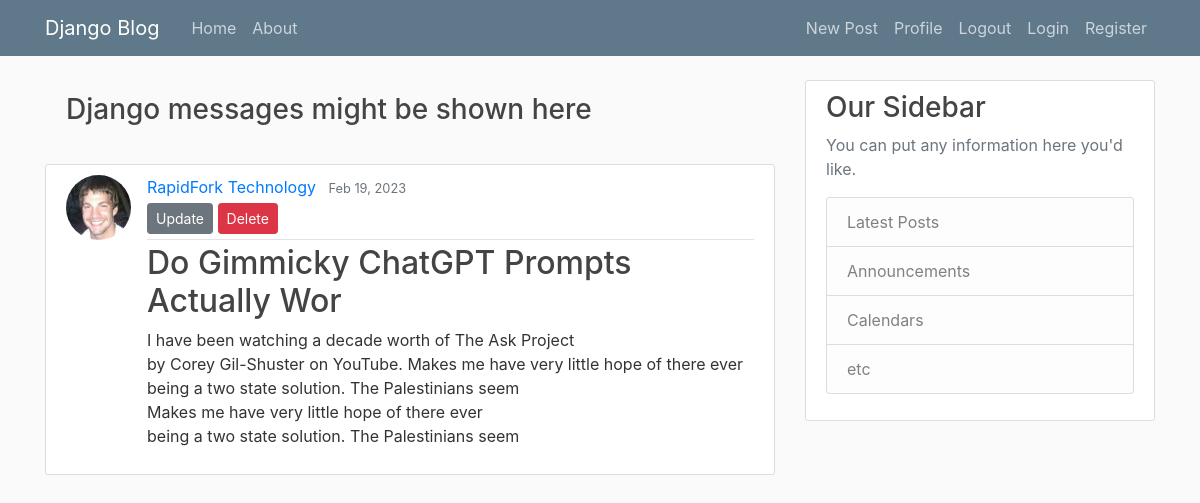
The page /postdetail/2 on the database its author committed.
### madaminov/models.py (models this page shows, shortened)
class BaseModel(models.Model):
    created_at = models.DateTimeField(auto_now_add=True)
    updated_at = models.DateTimeField(auto_now=True)
    class Meta:
        abstract = True

class Post(BaseModel):
    title = models.CharField(max_length=40)
    content = models.TextField(null=True)
    class Meta:
        verbose_name_plural = "Posts"
        verbose_name = 'Post'

### madaminov/views.py (the view)
# urls.py: path('postdetail/<int:pk>', PostDetailView.as_view(), name='post-detail-page'),
class PostDetailView(DetailView):
    model = Post
    template_name = "blog/post_detail.html"
    context_object_name = "post"

### templates/blog/post_detail.html (shortened to what this page needs)
{% load static %}
<!DOCTYPE html>
<html>
<head>
    <link rel="stylesheet" href="https://maxcdn.bootstrapcdn.com/bootstrap/4.0.0/css/bootstrap.min.css">
    <link rel="stylesheet" type="text/css" href="{% static 'assets/main.css' %}">
</head>
<body>
    <header class="site-header">
      <nav class="navbar navbar-expand-md navbar-dark bg-steel fixed-top">
        <div class="container">
          <a class="navbar-brand mr-4" href="{% url 'blog:home-page' %}">Django Blog</a>
          <div class="collapse navbar-collapse" id="navbarToggle">
            <div class="navbar-nav mr-auto">
              <a class="nav-item nav-link" href="{% url 'blog:home-page' %}">Home</a>
              <a class="nav-item nav-link" href="{% url 'blog:about-page' %}">About</a>
            </div>
            <div class="navbar-nav">
                <a class="nav-item nav-link" href="{% url 'blog:post-form-page' %}">New Post</a>
                <a class="nav-item nav-link" href="{% url 'blog:user-posts-page' %}">Profile</a>
                <a class="nav-item nav-link" href="{%  url 'blog:logout-page' %}">Logout</a>
                <a class="nav-item nav-link" href="{% url 'blog:login-page' %}">Login</a>
                <a class="nav-item nav-link" href="{% url 'blog:register-page' %}">Register</a>
            </div>
          </div>
        </div>
      </nav>
    </header>
    <main role="main" class="container">
      <div class="row">
        <div class="col-md-8">
              <div class="alert alert-{{ message.tags }}">
                <h3>Django messages might be shown here</h3>
              </div>
  <article class="media content-section">
    <img class="rounded-circle article-img" src="corey.jpeg">
    <div class="media-body">
      <div class="article-metadata">
        <a class="mr-2" href="{% url 'blog:user-posts-page' %}">RapidFork Technology</a>
        <small class="text-muted">Feb 19, 2023</small>
         <div>
            <a class="btn btn-secondary btn-sm mt-1 mb-1" href="{% url 'blog:post-confirm-delete-page' %}">Update</a>
            <a class="btn btn-danger btn-sm mt-1 mb-1" href="{% url 'blog:post-confirm-delete-page' %}">Delete</a>
          </div>
      </div>
      <h2 class="article-title">{{ post.title }}</h2>
      <p class="article-content">{{ post.content }}</p>
    </div>
  </article>
</div>
<div class="col-md-4">
  <div class="content-section">
    <h3>Our Sidebar</h3>
    <p class='text-muted'>You can put any information here you'd like.
      <ul class="list-group">
        <li class="list-group-item list-group-item-light">Latest Posts</li>
        <li class="list-group-item list-group-item-light">Announcements</li>
        <li class="list-group-item list-group-item-light">Calendars</li>
        <li class="list-group-item list-group-item-light">etc</li>
      </ul>
    </p>
  </div>
</div>
</div>
</main>
</body>
</html>

### madaminov/static/assets/main.css (style rules this page uses)
body { background: #fafafa; color: #333333; margin-top: 5rem; }
h1, h2, h3, h4, h5, h6 { color: #444444; }
ul { margin: 0; }
.bg-steel { background-color: #5f788a; }
.site-header .navbar-nav .nav-link { color: #cbd5db; }
.content-section { background: #ffffff; padding: 10px 20px; border: 1px solid #dddddd; border-radius: 3px; margin-bottom: 20px; }
.article-title { color: #444444; }
.article-content { white-space: pre-line; }
.article-img { height: 65px; width: 65px; margin-right: 16px; }
.article-metadata { padding-bottom: 1px; margin-bottom: 4px; border-bottom: 1px solid #e3e3e3 }

### rows shown on the page
Post: title "Do Gimmicky ChatGPT Prompts Actually Wor", content "I have been watching a decade worth of The Ask Project by Corey Gil-Shuster on YouTube. Makes me have very little hope of there ever being a two state solution. The Palestinians seem Makes me have very little hope of there ever being a two state solution. The Palestinians seem"
